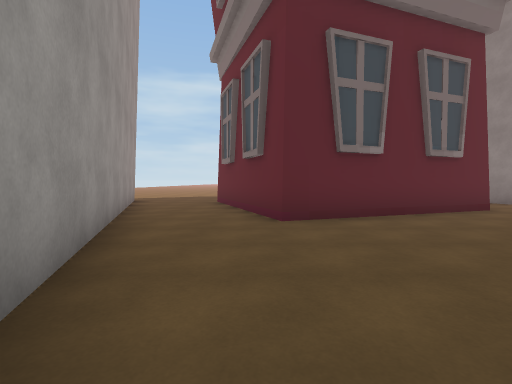
view 1 (above)

16 first-person views from a walk through a scene from a Unity 3-D project. The camera is 1.3 m above the floor, tilts 2° down and sees 85° across. The floor is counted in squares, 2 m on a side. Each view is taken from the middle of a square. On the plan, view 1 faces up. The plan holds only what a view shows up to about 9 squares ahead; the rest is blank. The place goes on beyond the plan. Some surface patterns are stand-ins.

view 2
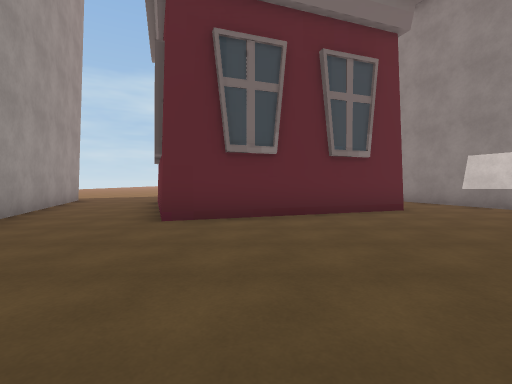

view 3
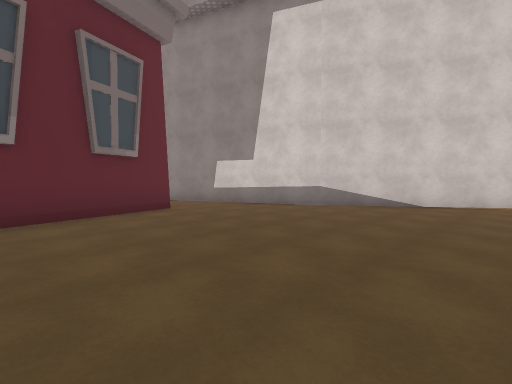

view 4
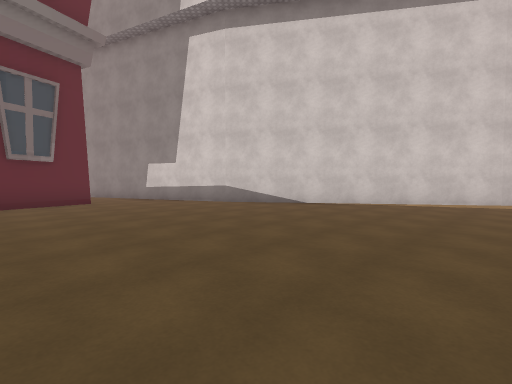

view 5
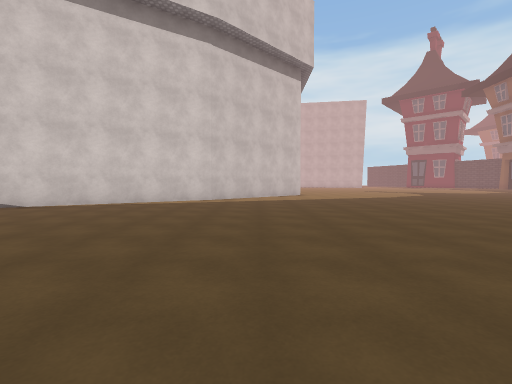

view 6
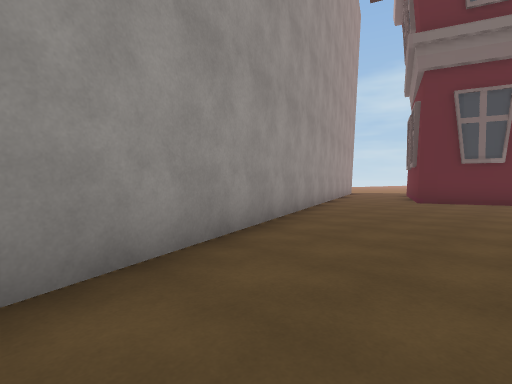

view 7
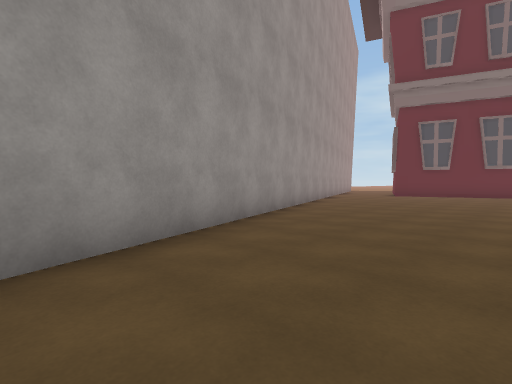

view 8
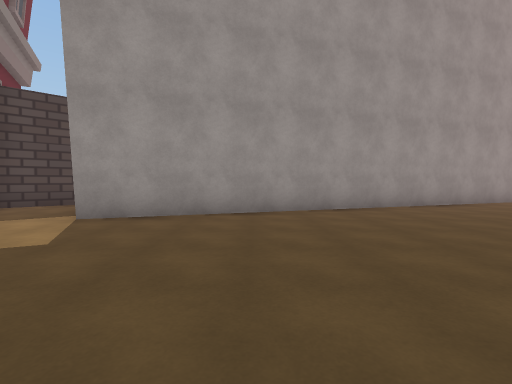

view 9
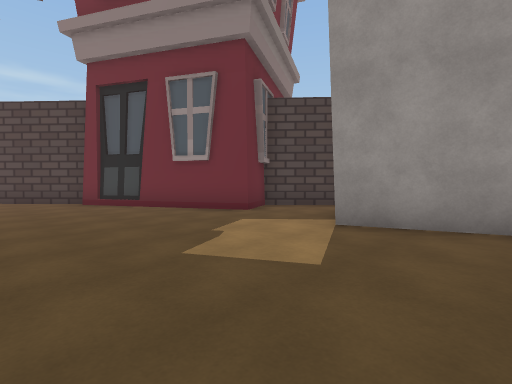

view 10
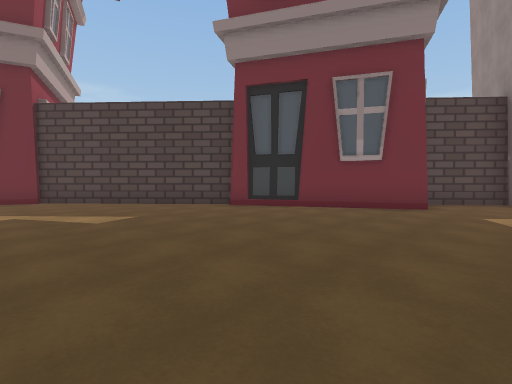

view 11
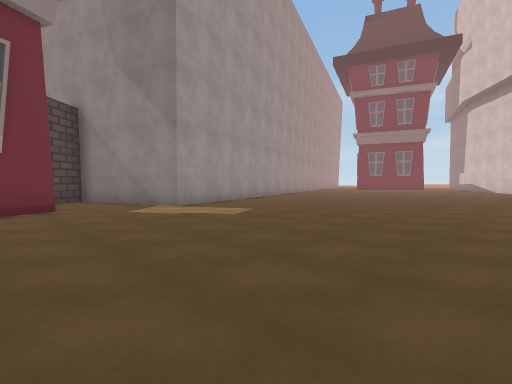

view 12
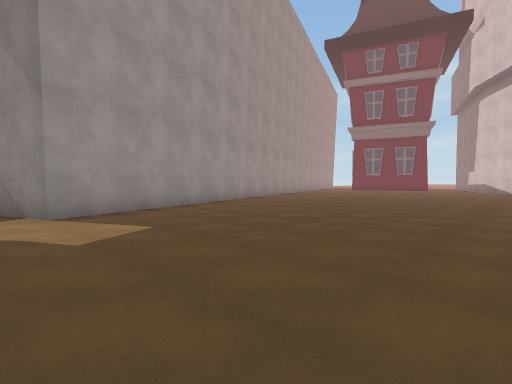

view 13
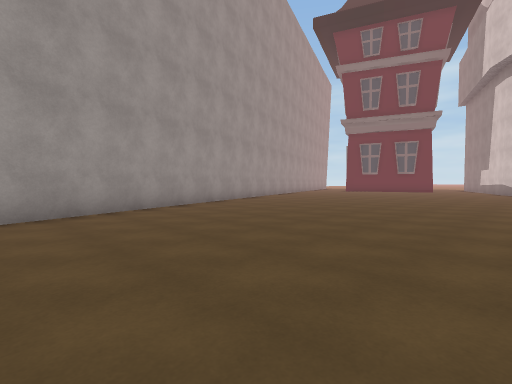

view 14
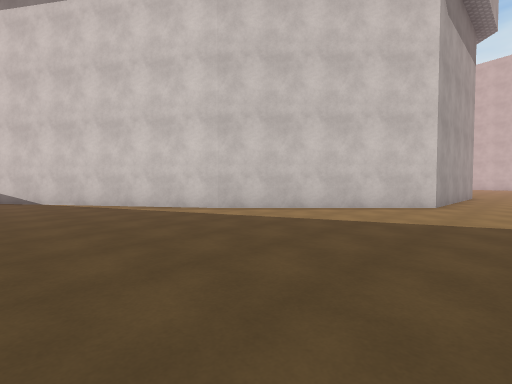

view 15
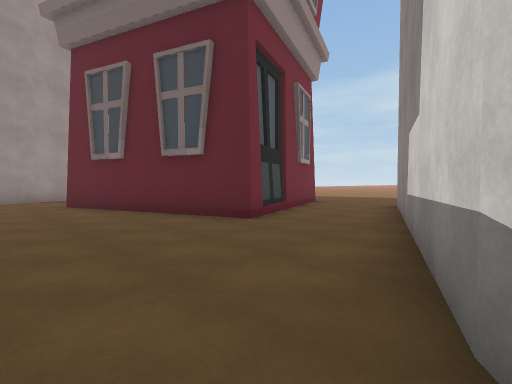

view 16
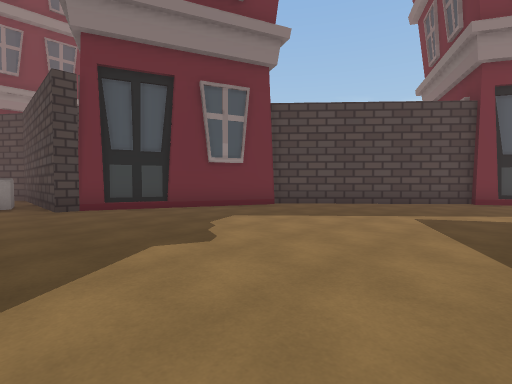

### Floor plan
Points are (right, up) in squares from view 1. A wall is a line through its corners. A room is listed if a view was taken in it or the views show most of it. See-through windows are left out.
Room 1 (views 1, 2, 3, 4, 5, 6, 7, 8, 9, 10, 11, 12, 13, 14, 15, 16)
walls: (13.3, -2.4) (8.8, 4.4); (19.5, -6.3) (17.1, -6.3) (13.3, -2.3); (6.6, -23.3) (10.6, -27.7); (8.9, 4.2) (7, 9.4); (10.7, -27.5) (15.3, -29.2) (15.8, -29.2) (15.8, -30.5); (4.3, 9.5) (5.4, 6.5) (0.5, 4.7) (-1.1, 9); (-4, 9) (5.1, -16.2) (1.4, -17.5) (3.1, -19.5) (4.5, -18.8) (6.8, -23.2)
objects: other object (17, -30)

Positions as (right, up) in squares from view 1, and headings:
1: (0, 0), facing up
2: (2, 0), facing up
3: (2, 0), facing up-right
4: (3, -3), facing up-right
5: (3, -4), facing right
6: (3, -5), facing up-left
7: (5, -9), facing up-left
8: (10, -13), facing left
9: (9, -14), facing down-left
10: (12, -17), facing down-left
11: (12, -20), facing up-left
12: (11, -17), facing up-left
13: (10, -14), facing up-left
14: (9, -8), facing up-right
15: (9, 3), facing up-left
16: (17, -22), facing down-left
